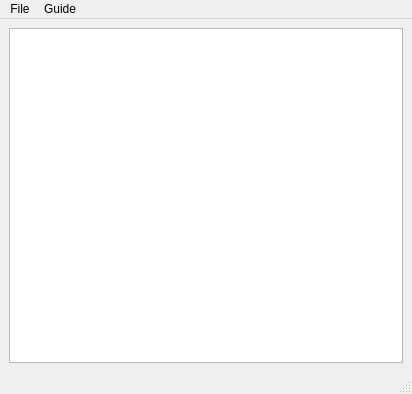
<?xml version="1.0" encoding="UTF-8"?>
<ui version="4.0">
 <class>MainWindow</class>
 <widget class="QMainWindow" name="MainWindow">
  <property name="geometry">
   <rect>
    <x>0</x>
    <y>0</y>
    <width>412</width>
    <height>394</height>
   </rect>
  </property>
  <property name="windowTitle">
   <string>MainWindow</string>
  </property>
  <widget class="QWidget" name="centralwidget">
   <layout class="QGridLayout" name="gridLayout">
    <item row="0" column="0">
     <widget class="QTreeView" name="explorer_treeView"/>
    </item>
   </layout>
  </widget>
  <widget class="QMenuBar" name="menubar">
   <property name="geometry">
    <rect>
     <x>0</x>
     <y>0</y>
     <width>412</width>
     <height>21</height>
    </rect>
   </property>
   <widget class="QMenu" name="menuFile">
    <property name="title">
     <string>File</string>
    </property>
    <addaction name="actionOpen"/>
    <addaction name="separator"/>
    <addaction name="actionSave_As"/>
   </widget>
   <widget class="QMenu" name="menuGuide">
    <property name="title">
     <string>Guide</string>
    </property>
    <addaction name="actionBuild"/>
    <addaction name="separator"/>
    <addaction name="actionImport"/>
    <addaction name="actionImport_Partial"/>
   </widget>
   <addaction name="menuFile"/>
   <addaction name="menuGuide"/>
  </widget>
  <widget class="QStatusBar" name="statusbar"/>
  <action name="actionBuild">
   <property name="text">
    <string>Build</string>
   </property>
  </action>
  <action name="actionImport">
   <property name="text">
    <string>Import</string>
   </property>
  </action>
  <action name="actionImport_Partial">
   <property name="text">
    <string>Import Partial</string>
   </property>
  </action>
  <action name="actionOpen">
   <property name="text">
    <string>Open</string>
   </property>
  </action>
  <action name="actionSave">
   <property name="text">
    <string>Save</string>
   </property>
  </action>
  <action name="actionSave_As">
   <property name="text">
    <string>Save As ...</string>
   </property>
  </action>
 </widget>
 <resources/>
 <connections/>
</ui>
